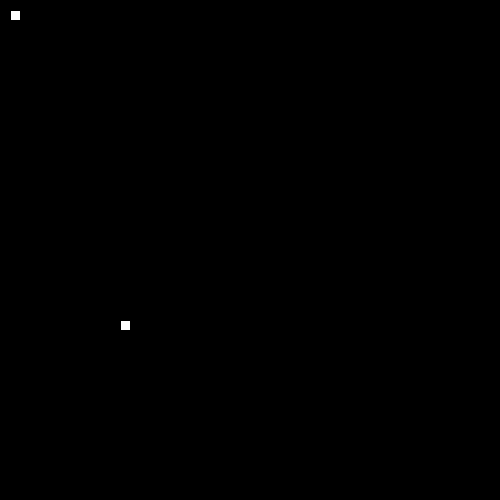
Frame 1 (no input)
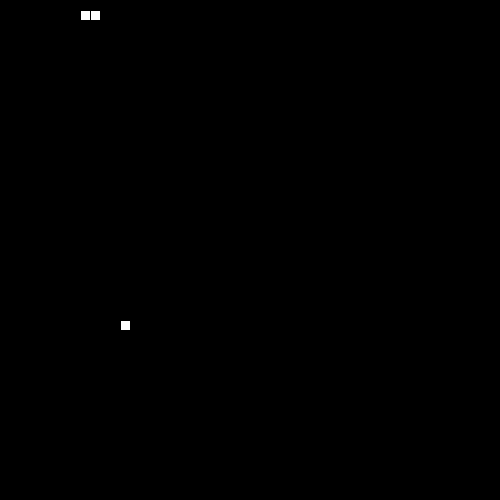
Frame 60 (the mouse pressed at the canvas centre just before this capture)
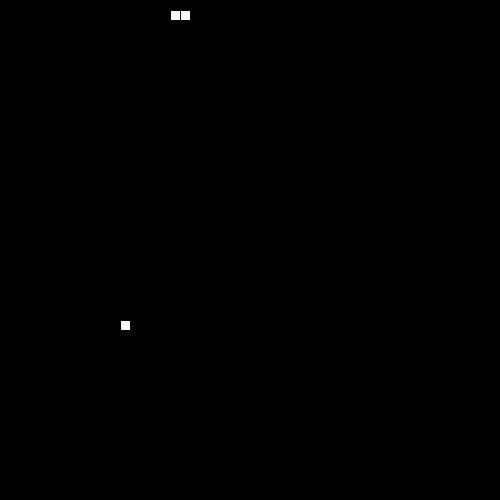
Frame 120 (the mouse held since frame 60 and released just before this capture)

The Processing sketch that drew these frames (run headless with seeded random() and noise(); from frame 60 on, the mouse is pressed at the canvas centre):

// Processing sketch: SnakeRecipe
// ── SnakeRecipe.pde

// 1. Follow the recipe instructions inside the Segment class.

// The Segment class will be used to represent each part of the moving snake.

class Segment {

  //2. Create x and y member variables to hold the location of each segment.
  int x;

  int y;
  // 3. Add a constructor with parameters to initialize each variable.
  public Segment(int x, int y) {
    this.x=x;
    this.y=y;
  }

  // 4. Add getter and setter methods for both the x and y member variables.
  int getX() {
    return x;
  }
  int getY() {
    return y;
  }
  void setX(int x) {
    this.x=x;
  }
  void setY(int y) {
    this.y=y;
  }
}


// 5. Create (but do not initialize) a Segment variable to hold the head of the Snake
Segment head;

// 6. Create and initialize a String to hold the direction of your snake e.g. "up"

String direction="right";

// 7. Create and initialize a variable to hold how many pieces of food the snake has eaten.
// give it a value of 1 to start.

int food=1;

// 8. Create and initialize foodX and foodY variables to hold the location of the food.

int foodY = ((int)random(50)*10);
// (Hint: use the random method to set both the x and y to random locations within the screen size (500 by 500).)

int foodX = ((int)random(50)*10);



void setup() {

  // 9. Set the size of your sketch (500 by 500).

  size(500, 500);


  // 10. initialize your head to a new segment.

  head= new Segment(10, 10);
  // 11. Use the frameRate(int rate) method to set the rate to 20.
  frameRate(20);
}


void draw() {

  background(0);


  //12. Call the manageTail, drawFood, drawSnake, move, and collision methods.

  manageTail();
  drawFood();
  drawSnake();
  move();
  collision();
}


// 13. Complete the drawFood method below. (Hint: each piece of food should be a 10 by 10 rectangle).

void drawFood() {
  rect(foodX, foodY, 10, 10);
}


//14. Draw the snake head (use a 10 by 10 rectangle)

void drawSnake() {
  rect(head.x, head.y, 10, 10);

  //test your code
}


// 15. Complete the move method below.

void move() {

  // 16. Using a switch statement, make your snake head move by 10 pixels in the correct direction.
  //This is an incomplete switch statement:

  switch(direction) {
  case "up":
    head.y-=10;
    // move head up here 
    break;
  case "down":
    head.y+=10;
    // move head down here 
    break;
  case "left":
    head.x-=10;
    // figure it out 
    break;
  case "right":
    head.x+=10;
    // mystery code goes here 
    break;
  }



  // 17. Call the checkBoundaries method to make sure the snake head doesn't go off the screen.
  checkBoundaries();
}


// 18. Complete the keyPressed method below. Use if statements to set your direction variable depending on what key is pressed.

void keyPressed() {
  if (keyCode==38) {
    if (!direction.equals("down")) {
      direction="up";
    }
  }
  if (keyCode==39) {
    if (!direction.equals("left")) {
      direction="right";
    }
  }
  if (keyCode==37) {
    if (!direction.equals("right")) {
      direction="left";
    }
  }
  if (keyCode==40) {
    if (!direction.equals("up")) {
      direction="down";
    }
  }
  if (keyCode==10) {
    food++;
    println(food);
  }
}



// 19. check if your head is out of bounds (teleport your snake head to the other side).

void checkBoundaries() {
  if (head.x<0) {
    head.x=500;
  }
  if (head.x>500) {
    head.x=0;
  }
  if (head.y>500) {
    head.y=0;
  }
  if (head.y<0) {
    head.y=500;
  }
}



//20. Make sure that the key for your current direction’s opposite doesn’t work(i.e. If you’re going up, down key shouldn’t work)



// 21. Complete the missing parts of the collision method below.

void collision() {

  // If the segment is colliding with a piece of food...
  // Increase the amount of food eaten and set foodX and foodY to new random locations.
  if (foodX==head.x && foodY==head.y) {
    food++;
    println(food);
    foodX = ((int)random(50)*10);  
    foodY = ((int)random(50)*10);
  }
}



/**
 
 ** Part 2: making the tail (the rest of the snake)
 
 **/

//  1. Create and initialize an ArrayList of Segments. (This will be your snake tail!)
ArrayList <Segment> tail = new ArrayList<Segment>();

// 2. Complete the missing parts of the manageTail method below and call it in the draw method.

void manageTail() {

  //Call the drawTail and checkTailCollision methods.
  drawTail();
  checkTailCollision();


  // Add a new Segment to your ArrayList that has the same X and Y as the head of your snake.
  tail.add(new Segment(head.x, head.y));
  // To keep your tail the right length:
  // while the tail size is greater than the number of food pieces eaten, remove the first Segment in your tail.
  while (tail.size()>food) {
    tail.remove(0);
  }
}

void drawTail() {
  // Draw a 10 by 10 rectangle for each Segment in your snake ArrayList.

  for (Segment a : tail) {
    rect(a.x, a.y, 10, 10);
  }
}


// 3. Complete the missing parts of the bodyCollision method below.

void checkTailCollision() {

  // If your head has the same location as one of your segments...
  for (Segment a : tail) {
    if (head.x==a.x&&head.y==a.y) {
      food=0;
    }
  }
  // reset your food variable

  //Call this method at the beginning of your manageTail method.
}
